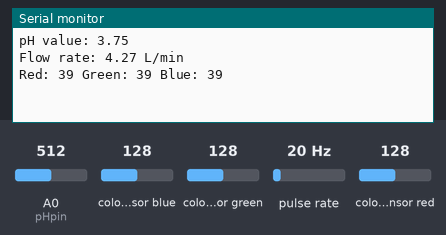
This sketch was run on a simulated Arduino MKR. On the bench: the last lines printed to the serial monitor. Wiring (inferred from the names in the program): pulse sensor: data D2; TCS3200 colour sensor: output D8; S2 D6; S3 D7; S0 D4; S1 D5. The test bench sets the inputs (shaded band); at power-on: colour sensor blue 128, pulse rate 20 Hz, A0 (pHpin) = 512, colour sensor green 128, colour sensor red 128. WiFi joins after 1.5 s; servers stay silent unless stated.

Above: at 2.7 s.
2.8 s: colour sensor blue set to 5
At 3.6 s:
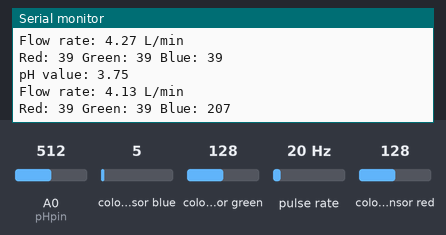
4.3 s: pulse rate (sensor on D2) set to 4 Hz
At 5.4 s:
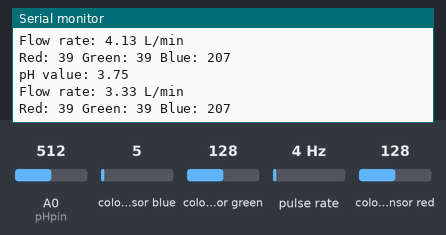
5.8 s: A0 (pHpin) set to 716
At 7.1 s:
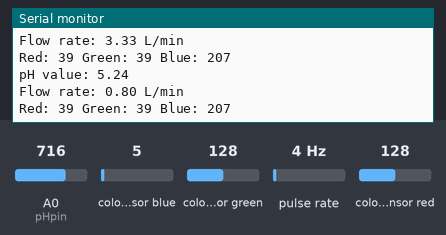
7.3 s: colour sensor green set to 5
At 8.6 s:
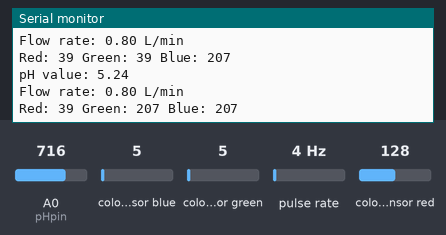
8.8 s: colour sensor red set to 5
At 9.9 s:
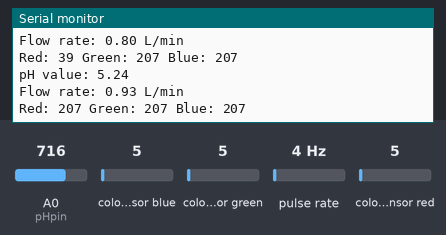
10.3 s: pulse rate (sensor on D2) set to 50 Hz
At 11.7 s:
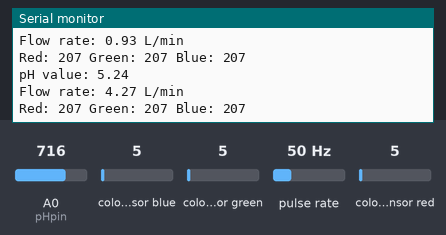
Timing chart, 0 to 12.8 s (numbered marks = the images above; inputs shaded):
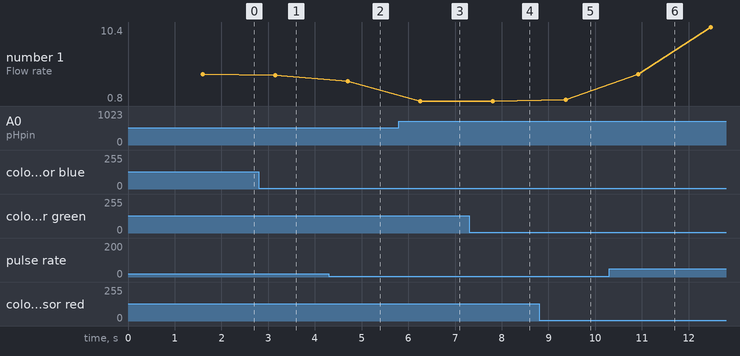

Measured:
- after the input at 2.8 s, the serial monitor: prints a new line after 0.36 s (image 1)
- after the input at 4.3 s, the serial monitor: prints a new line after 0.41 s (image 2)
- after the input at 5.8 s, the serial monitor: prints a new line after 0.46 s (image 3)
- after the input at 7.3 s, the serial monitor: prints a new line after 0.51 s (image 4)
- after the input at 8.8 s, the serial monitor: prints a new line after 0.57 s (image 5)
- after the input at 10.3 s, the serial monitor: prints a new line after 0.62 s (image 6)
- plotted number 1: 4.13 → 3.33 after the input at 4.3 s, 0.93 → 10.4 after the input at 10.3 s

The sketch:

all_sensors.ino
```cpp
#include <Arduino.h>
#include <WiFiNINA.h>
#include <ArduinoJson.h>
#include <Firebase_Arduino_WiFiNINA.h>

#define FIREBASE_HOST "https://light-control-b6f12-default-rtdb.asia-southeast1.firebasedatabase.app/" // Define the Firebase database URL
#define FIREBASE_AUTH "XNDueWNW3BeBXtWPPCE93UCaohnyWn5OZMs0LCVZ"   // Define the Firebase authentication token

char ssid[] = "Kartik";
char pass[] = "87654321";

FirebaseData object;
String pathPH = "/sensorData/pH";
String pathFlowRate = "/sensorData/flowRate";
String pathColor = "/sensorData/color";

// pH sensor
const int pHpin = A0;
float pHvalue = 0;

// Flow meter
const int flowPin = 2;
const float calibrationFactor = 450.0;
volatile int flowPulseCount = 0;
float flowRate = 0.0;
unsigned long oldTime;

// Color sensor
#define S0 4
#define S1 5
#define S2 6
#define S3 7
#define OUT 8

void setup() {
  Serial.begin(9600);

  // pH sensor setup remains unchanged

  // Flow meter setup
  pinMode(flowPin, INPUT);
  attachInterrupt(digitalPinToInterrupt(flowPin), countPulse, RISING);
  oldTime = millis();

  // Color sensor setup
  pinMode(S0, OUTPUT);
  pinMode(S1, OUTPUT);
  pinMode(S2, OUTPUT);
  pinMode(S3, OUTPUT);
  pinMode(OUT, INPUT_PULLUP);
  digitalWrite(S0, HIGH);
  digitalWrite(S1, LOW);

  // Initialize FirebaseData object
  object = FirebaseData();

  while (WiFi.begin(ssid, pass) != WL_CONNECTED) {
    Serial.print(".");
    delay(5000);
  }

  Firebase.begin(FIREBASE_HOST, FIREBASE_AUTH, ssid, pass);
  Firebase.reconnectWiFi(true);
}

void loop() {
  // pH sensor
  pHvalue = readPH();
  Serial.print("pH value: ");
  Serial.println(pHvalue, 2);

  // Flow meter
  if ((millis() - oldTime) > 1000) {
    detachInterrupt(digitalPinToInterrupt(flowPin));
    flowRate = (flowPulseCount / calibrationFactor) * 60;
    Serial.print("Flow rate: ");
    Serial.print(flowRate, 2);
    Serial.println(" L/min");
    flowPulseCount = 0;
    oldTime = millis();
    attachInterrupt(digitalPinToInterrupt(flowPin), countPulse, RISING);
  }

  // Color sensor
  int red = getColorReading(S2, LOW, S3, LOW);
  int green = getColorReading(S2, HIGH, S3, HIGH);
  int blue = getColorReading(S2, LOW, S3, HIGH);
  Serial.print("Red: ");
  Serial.print(red);
  Serial.print(" Green: ");
  Serial.print(green);
  Serial.print(" Blue: ");
  Serial.println(blue);

  // Send pH value to Firebase
  Firebase.setFloat(object, pathPH, pHvalue);

  // Send flow rate to Firebase
  Firebase.setFloat(object, pathFlowRate, flowRate);

  // Send color readings to Firebase as a JSON object
  String colorData = "{\"red\":" + String(red) + ",\"green\":" + String(green) + ",\"blue\":" + String(blue) + "}";
  Firebase.setString(object, pathColor, colorData);

  delay(1000);
}

void countPulse() {
  flowPulseCount++;
}

float readPH() {
  float avgValue;
  int buf[10];

  for (int i = 0; i < 10; i++) {
    buf[i] = analogRead(pHpin);
    delay(10);
  }

  sortArray(buf, 10);
  avgValue = 0;
  for (int i = 2; i < 8; i++) {
    avgValue += buf[i];
  }

  float phValue = (float)avgValue * 5.0 / 1024 / 6;
  phValue = 1.5 * phValue;

  return phValue;
}

void sortArray(int *buf, int length) {
  for (int i = 0; i < length - 1; i++) {
    for (int j = i + 1; j < length; j++) {
      if (buf[i] > buf[j]) {
        int temp = buf[i];
        buf[i] = buf[j];
        buf[j] = temp;
      }
    }
  }
}

int getColorReading(int pin1, int state1, int pin2, int state2) {
  digitalWrite(pin1, state1);
  digitalWrite(pin2, state2);
  return pulseIn(OUT, digitalRead(OUT) == HIGH ? LOW : HIGH);
}
```
